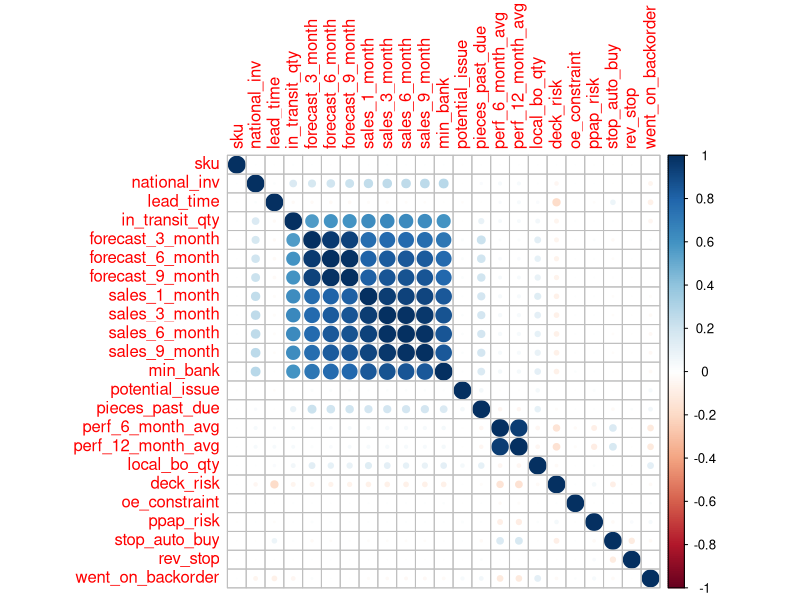
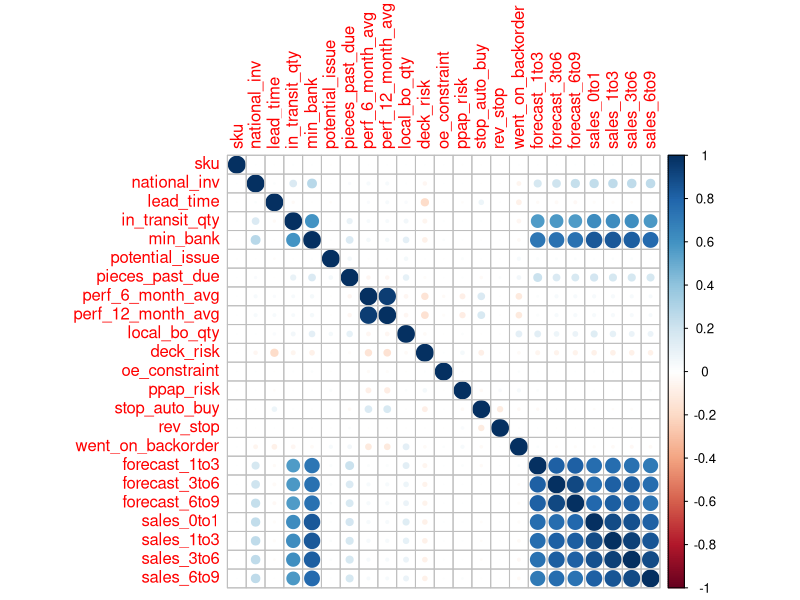
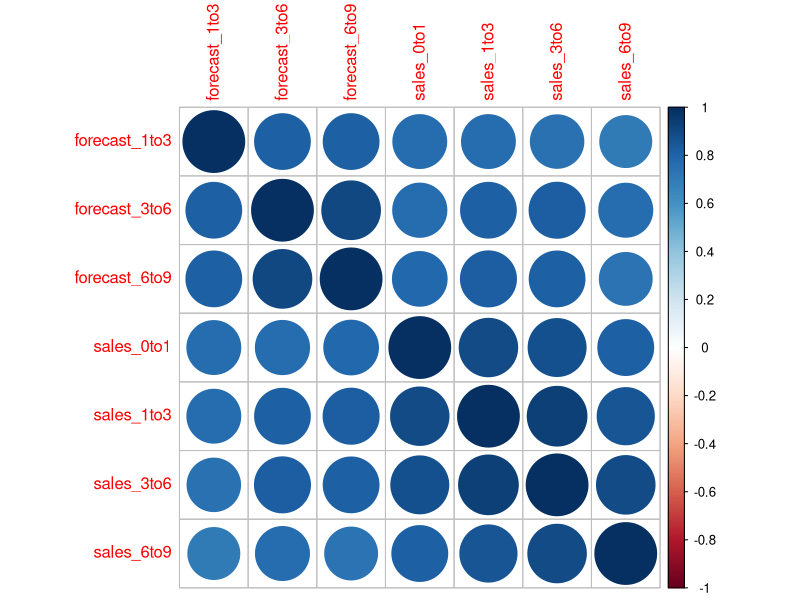

Write R code to recreate these figures, in order. (Note: this script raises an error after producing the figures.)
## ---- chunk 1
knitr::opts_chunk$set(warning = FALSE, 
                      fig.height = 6,
                      fig.width = 6,
                      fig.align = "center")
## ---- chunk 2
train = read.csv("Competition_Train.csv")
test = read.csv("Competition_Test.csv")
#str(train)
#str(test)
## ---- chunk 3
train$potential_issue = as.factor(train$potential_issue)
train[18:23] = lapply(train[18:23], as.factor)
#str(train)
test$potential_issue = as.factor(test$potential_issue)
test[18:22] = lapply(test[18:22], as.factor)
#str(test)

## ---- chunk 4
library(plyr)
train$potential_issue = revalue(train$potential_issue, c("0"="No", "1"="Yes"))
train[18:23] = lapply(train[18:23], function(x) revalue(x, c("0"="No", "1"="Yes")))
#str(train)
test$potential_issue = revalue(test$potential_issue, c("0"="No", "1"="Yes"))
test[18:22] = lapply(test[18:22], function(x) revalue(x, c("0"="No", "1"="Yes")))
#str(test)
## ---- chunk 5
library(caret)
library(e1071)
## ---- chunk 6
fitControl = trainControl(method = "cv", number = 10, classProbs = TRUE, summaryFunction = twoClassSummary)
## ---- chunk 7
set.seed(123)
train(went_on_backorder ~ . - sku, data = train, method = "glm", family = "binomial", trControl = fitControl, metric = "ROC")
## ---- chunk 8
set.seed(123)
#train(went_on_backorder ~ national_inv, data = train, method = "glm", family = "binomial", trControl = fitControl, metric = "ROC")
## ---- chunk 9
temp_train = train
numeric_cols = sapply(temp_train, is.numeric)
# Convert non-numeric columns to numeric
temp_train[!numeric_cols] <- lapply(temp_train[!numeric_cols], as.numeric)  
#str(temp_train)
correlation_matrix = cor(temp_train)
library(corrplot)
corrplot(correlation_matrix, method = "circle")
## ---- chunk 10
average_forecast_3 <- mean(train$forecast_3_month, na.rm = TRUE)
average_forecast_6 <- mean(train$forecast_6_month, na.rm = TRUE)
average_forecast_9 <- mean(train$forecast_9_month, na.rm = TRUE)
str(average_forecast_3)
str(average_forecast_6)
str(average_forecast_9)

average_sale_1 <- mean(train$sales_1_month, na.rm = TRUE)
average_sale_3 <- mean(train$sales_3_month, na.rm = TRUE)
average_sale_6 <- mean(train$sales_6_month, na.rm = TRUE)
average_sale_9 <- mean(train$sales_9_month, na.rm = TRUE)
str(average_sale_1)
str(average_sale_3)
str(average_sale_6)
str(average_sale_9)
## ---- chunk 11
temp_data1 = train
temp_data1$forecast_1to3 = train$forecast_3_month
temp_data1$forecast_3to6 = train$forecast_6_month - train$forecast_3_month
temp_data1$forecast_6to9 = train$forecast_9_month - train$forecast_6_month
average_forecast_3 <- mean(temp_data1$forecast_1to3, na.rm = TRUE)
average_forecast_6 <- mean(temp_data1$forecast_3to6, na.rm = TRUE)
average_forecast_9 <- mean(temp_data1$forecast_6to9, na.rm = TRUE)
str(average_forecast_3)
str(average_forecast_6)
str(average_forecast_9)
temp_data1 <- subset(temp_data1, select = -c(forecast_3_month, forecast_6_month, forecast_9_month))
print(names(temp_data1))
## ---- chunk 12
temp_data1$sales_0to1 = train$sales_1_month
temp_data1$sales_1to3 = train$sales_3_month - train$sales_1_month
temp_data1$sales_3to6 = train$sales_6_month - train$sales_3_month
temp_data1$sales_6to9 = train$sales_9_month - train$sales_6_month
average_sale_1 <- mean(temp_data1$sales_0to1, na.rm = TRUE)
average_sale_3 <- mean(temp_data1$sales_1to3, na.rm = TRUE)
average_sale_6 <- mean(temp_data1$sales_3to6, na.rm = TRUE)
average_sale_9 <- mean(temp_data1$sales_6to9, na.rm = TRUE)
str(average_sale_1)
str(average_sale_3)
str(average_sale_6)
str(average_sale_9)
temp_data1 <- subset(temp_data1, select = -c(sales_1_month, sales_3_month, sales_6_month, sales_9_month))
print(names(temp_data1))
## ---- chunk 13
temp_train = temp_data1
numeric_cols = sapply(temp_train, is.numeric)
# Convert non-numeric columns to numeric
temp_train[!numeric_cols] <- lapply(temp_train[!numeric_cols], as.numeric)  
#str(temp_train)
correlation_matrix = cor(temp_train)
library(corrplot)
corrplot(correlation_matrix, method = "circle")
## ---- chunk 14
# Select relevant columns from your data frame
columns_of_interest <- c("forecast_1to3", "forecast_3to6", "forecast_6to9", "sales_0to1", "sales_1to3", "sales_3to6", "sales_6to9")
temp_data_subset <- temp_data1[, columns_of_interest]

# Calculate the correlation matrix
correlation_matrix <- cor(temp_data_subset)

# Load the corrplot package
library(corrplot)

# Visualize the correlation matrix
corrplot(correlation_matrix, method = "circle")
## ---- chunk 15
set.seed(123)
train(went_on_backorder ~ . - sku, data = temp_data1, method = "glm", family = "binomial", trControl = fitControl, metric = "ROC")
## ---- chunk 16
model_tempdata1 = glm(went_on_backorder ~ . - sku, data = temp_data1, family = "binomial")
summary(model_tempdata1)
## ---- chunk 17
temp_data2 = temp_data1
temp_data2 = subset(temp_data2, select = -c(rev_stop, stop_auto_buy))
set.seed(123)
model_tempdata1 = glm(went_on_backorder ~ . - sku, data = temp_data2, family = "binomial")
summary(model_tempdata1)
## ---- chunk 18
set.seed(123)
train(went_on_backorder ~ . - sku, data = temp_data2, method = "glm", family = "binomial", trControl = fitControl, metric = "ROC")

## ---- chunk 19
# Load required libraries
library(caret)

library(mlbench)

# Load your dataset
data <- train

# Create a control function for RFE
control <- rfeControl(functions = rfFuncs, method = "cv", number = 10)

# Perform recursive feature elimination (RFE)
result <- rfe(data[, -which(names(data) == "went_on_backorder")], 
               data$went_on_backorder, 
               sizes = c(1:ncol(data)-1), 
               rfeControl = control)

# Print the results
print(result)

## ---- chunk 20
library(glmnet)

data <- read.csv("Competition_Train.csv")

# Define predictors (all variables except went_on_backorder)
predictors <- data[, !names(data) %in% "went_on_backorder"]
# Define response variable
response <- data$went_on_backorder

# Fit LASSO regression model
lasso_model <- glmnet(predictors, response, alpha = 1)

# Plot coefficients
plot(lasso_model, xvar = "lambda", label = TRUE)

## ---- chunk 21
set.seed(123)
train(went_on_backorder ~ national_inv, data = train, method = "glm", family = "binomial", trControl = fitControl, metric = "ROC")
## ---- chunk 22
modelBO = glm(went_on_backorder ~ . - sku, data = train, family = "binomial")
summary(modelBO)
## ---- chunk 23
PredBO = predict(modelBO, newdata = test, type = "response")
PredTest = data.frame(test$sku, PredBO)
str(PredTest)
## ---- chunk 24
summary(PredTest)
## ---- chunk 25
colnames(PredTest) = c("sku", "went_on_backorder")
str(PredTest)
write.csv(PredTest, "Sample_Submission.csv", row.names = FALSE)
